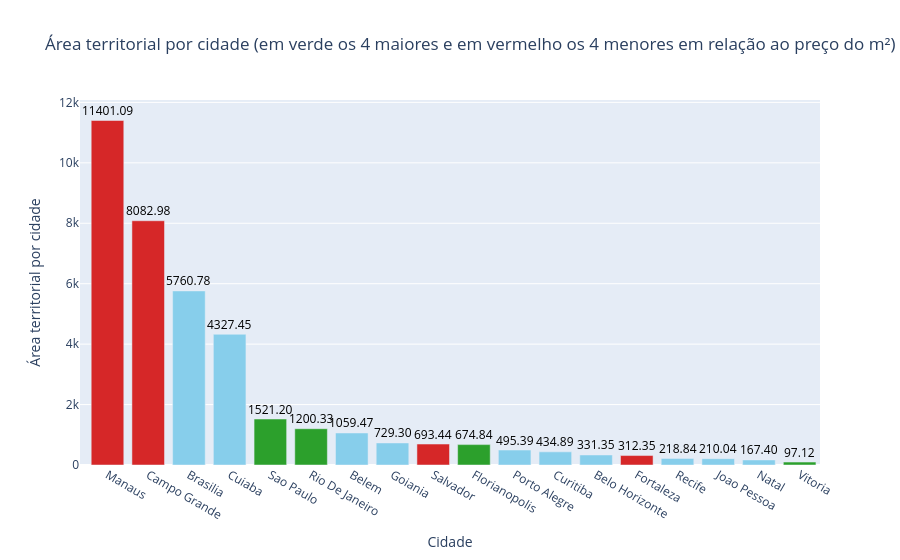

The notebook cell this image was saved under:
### Markdown cell above
## 3.9 Área territorial

### Code cell
df_sorted = df.sort_values(by='avg_area_price_ratio', ascending=False)

colors = ['skyblue'] * len(df_sorted)
colors[:4] = ['#2ca02c'] * 4
colors[-4:] = ['#d62728'] * 4 

df_sorted['color'] = colors

df_sorted = df_sorted.sort_values(by='area_territorial_value', ascending=False)

fig = go.Figure()

fig.add_trace(go.Bar(
    x=df_sorted['city_name'], 
    y=df_sorted['area_territorial_value'], 
    name='Área territorial por cidade',
    marker_color=df_sorted['color']
))

# Anotações
for i, value in enumerate(df_sorted['area_territorial_value']):
    fig.add_annotation(
        x=df_sorted['city_name'].iloc[i], 
        y=value, 
        text=f'{value:.2f}', 
        showarrow=False, 
        font=dict(size=12, color='black'),
        yshift=10 
    )

fig.update_layout(
    title='Área territorial por cidade (em verde os 4 maiores e em vermelho os 4 menores em relação ao preço do m²) - Inversamente',
    xaxis_title='Cidade',
    yaxis_title='Área territorial por cidade',
    showlegend=False
)

fig.show()

### Figure 1 — Plotly figure (JSON) as saved in the notebook; plotly's stock layout.template omitted (floating-point values rounded to 4 significant figures)
{"data": [{"marker": {"color": ["#d62728", "#d62728", "skyblue", "skyblue", "#2ca02c", "#2ca02c", "skyblue", "skyblue", "#d62728", "#2ca02c", "skyblue", "skyblue", "skyblue", "#d62728", "skyblue", "skyblue", "skyblue", "#2ca02c"]}, "name": "Área territorial por cidade", "type": "bar", "x": ["Manaus", "Campo Grande", "Brasilia", "Cuiaba", "Sao Paulo", "Rio De Janeiro", "Belem", "Goiania", "Salvador", "Florianopolis", "Porto Alegre", "Curitiba", "Belo Horizonte", "Fortaleza", "Recife", "Joao Pessoa", "Natal", "Vitoria"], "y": [11400.0, 8083.0, 5761.0, 4327.0, 1521.0, 1200.0, 1059.0, 729.3, 693.4, 674.8, 495.4, 434.9, 331.4, 312.4, 218.8, 210.0, 167.4, 97.12]}], "layout": {"annotations": [{"font": {"color": "black", "size": 12}, "showarrow": false, "text": "11401.09", "x": "Manaus", "y": 11400.0, "yshift": 10}, {"font": {"color": "black", "size": 12}, "showarrow": false, "text": "8082.98", "x": "Campo Grande", "y": 8083.0, "yshift": 10}, {"font": {"color": "black", "size": 12}, "showarrow": false, "text": "5760.78", "x": "Brasilia", "y": 5761.0, "yshift": 10}, {"font": {"color": "black", "size": 12}, "showarrow": false, "text": "4327.45", "x": "Cuiaba", "y": 4327.0, "yshift": 10}, {"font": {"color": "black", "size": 12}, "showarrow": false, "text": "1521.20", "x": "Sao Paulo", "y": 1521.0, "yshift": 10}, {"font": {"color": "black", "size": 12}, "showarrow": false, "text": "1200.33", "x": "Rio De Janeiro", "y": 1200.0, "yshift": 10}, {"font": {"color": "black", "size": 12}, "showarrow": false, "text": "1059.47", "x": "Belem", "y": 1059.0, "yshift": 10}, {"font": {"color": "black", "size": 12}, "showarrow": false, "text": "729.30", "x": "Goiania", "y": 729.3, "yshift": 10}, {"font": {"color": "black", "size": 12}, "showarrow": false, "text": "693.44", "x": "Salvador", "y": 693.4, "yshift": 10}, {"font": {"color": "black", "size": 12}, "showarrow": false, "text": "674.84", "x": "Florianopolis", "y": 674.8, "yshift": 10}, {"font": {"color": "black", "size": 12}, "showarrow": false, "text": "495.39", "x": "Porto Alegre", "y": 495.4, "yshift": 10}, {"font": {"color": "black", "size": 12}, "showarrow": false, "text": "434.89", "x": "Curitiba", "y": 434.9, "yshift": 10}, {"font": {"color": "black", "size": 12}, "showarrow": false, "text": "331.35", "x": "Belo Horizonte", "y": 331.4, "yshift": 10}, {"font": {"color": "black", "size": 12}, "showarrow": false, "text": "312.35", "x": "Fortaleza", "y": 312.4, "yshift": 10}, {"font": {"color": "black", "size": 12}, "showarrow": false, "text": "218.84", "x": "Recife", "y": 218.8, "yshift": 10}, {"font": {"color": "black", "size": 12}, "showarrow": false, "text": "210.04", "x": "Joao Pessoa", "y": 210.0, "yshift": 10}, {"font": {"color": "black", "size": 12}, "showarrow": false, "text": "167.40", "x": "Natal", "y": 167.4, "yshift": 10}, {"font": {"color": "black", "size": 12}, "showarrow": false, "text": "97.12", "x": "Vitoria", "y": 97.12, "yshift": 10}], "showlegend": false, "title": {"text": "Área territorial por cidade (em verde os 4 maiores e em vermelho os 4 menores em relação ao preço do m²) - Inversamente"}, "xaxis": {"title": {"text": "Cidade"}}, "yaxis": {"title": {"text": "Área territorial por cidade"}}}}
